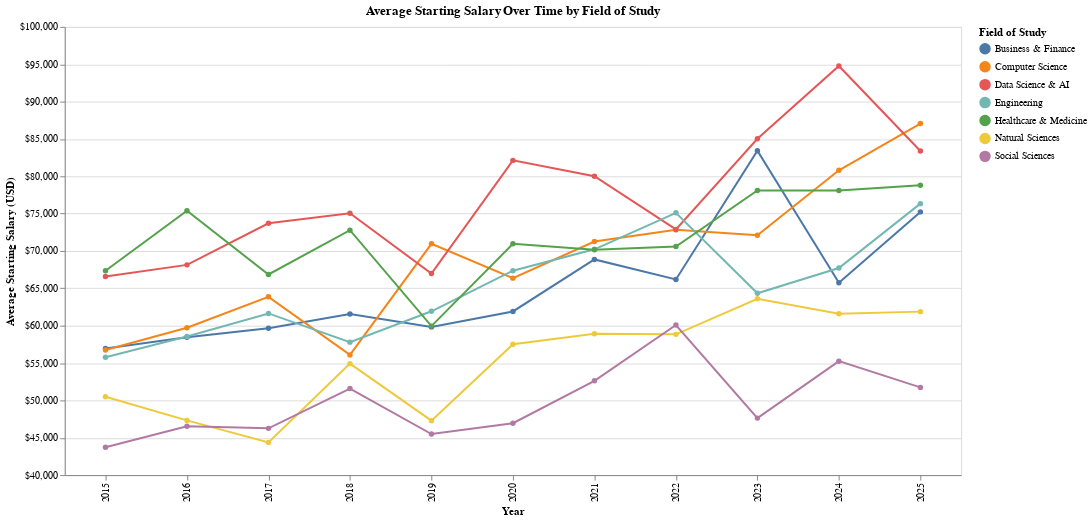

Notebook cell for this chart:
### Markdown cell above
### *Salary yearly trends*

### Code cell
salary_over_time: pd.DataFrame = (
    data.groupby(["Year", "Field_of_Study"], as_index=False)
        .agg(avg_salary=("Average_Starting_Salary_USD", "mean"))
)


highlight: alt.Parameter = alt.selection_point(fields=["Field_of_Study"], bind="legend")

line_salary_over_time: alt.Chart = (
    alt.Chart(salary_over_time)
    .mark_line(point=True)
    .encode(
        x=alt.X("Year:O", title="Year", sort="ascending"),
        y=alt.Y(
            "avg_salary:Q",
            title="Average Starting Salary (USD)",
            axis=alt.Axis(format="$,.0f"),
            scale=alt.Scale(domain=[4e4, 1e5])
        ),
        color=alt.Color("Field_of_Study:N", title="Field of Study"),
        opacity=alt.condition(highlight, alt.value(1), alt.value(0.12)),
        tooltip=[
            alt.Tooltip("Year:O", title="Year"),
            alt.Tooltip("Field_of_Study:N", title="Field of Study"),
            alt.Tooltip("avg_salary:Q", title="Avg Salary (USD)", format="$,.2f"),
        ],
    )
    .add_params(highlight)
    .properties(width=900, height=450, title="Average Starting Salary Over Time by Field of Study")
)


line_salary_over_time.save("../img/eda_plots/line_salary_over_time.png")
line_salary_over_time

### Figure 1 — Vega-Lite specification as saved in the notebook (floating-point values rounded to 4 significant figures)
{"config": {"view": {"continuousWidth": 300, "continuousHeight": 300}}, "data": {"name": "data-41cd92d218f6f6f3e5142ccc56d80c94"}, "mark": {"type": "line", "point": true}, "encoding": {"color": {"field": "Field_of_Study", "title": "Field of Study", "type": "nominal"}, "opacity": {"condition": {"param": "param_908e4d2b99287ec9", "value": 1}, "value": 0.12}, "tooltip": [{"field": "Year", "title": "Year", "type": "ordinal"}, {"field": "Field_of_Study", "title": "Field of Study", "type": "nominal"}, {"field": "avg_salary", "format": "$,.2f", "title": "Avg Salary (USD)", "type": "quantitative"}], "x": {"field": "Year", "sort": "ascending", "title": "Year", "type": "ordinal"}, "y": {"axis": {"format": "$,.0f"}, "field": "avg_salary", "scale": {"domain": [40000.0, 100000.0]}, "title": "Average Starting Salary (USD)", "type": "quantitative"}}, "height": 450, "params": [{"name": "param_908e4d2b99287ec9", "select": {"type": "point", "fields": ["Field_of_Study"]}, "bind": "legend"}], "title": "Average Starting Salary Over Time by Field of Study", "width": 900, "$schema": "https://vega.github.io/schema/vega-lite/v6.1.0.json", "datasets": {"data-41cd92d218f6f6f3e5142ccc56d80c94": [{"Year": 2015, "Field_of_Study": "Business & Finance", "avg_salary": 56960.0}, {"Year": 2015, "Field_of_Study": "Computer Science", "avg_salary": 56740.0}, {"Year": 2015, "Field_of_Study": "Data Science & AI", "avg_salary": 66580.0}, {"Year": 2015, "Field_of_Study": "Engineering", "avg_salary": 55770.0}, {"Year": 2015, "Field_of_Study": "Healthcare & Medicine", "avg_salary": 67360.0}, {"Year": 2015, "Field_of_Study": "Natural Sciences", "avg_salary": 50480.0}, {"Year": 2015, "Field_of_Study": "Social Sciences", "avg_salary": 43720.0}, {"Year": 2016, "Field_of_Study": "Business & Finance", "avg_salary": 58440.0}, {"Year": 2016, "Field_of_Study": "Computer Science", "avg_salary": 59730.0}, {"Year": 2016, "Field_of_Study": "Data Science & AI", "avg_salary": 68140.0}, {"Year": 2016, "Field_of_Study": "Engineering", "avg_salary": 58560.0}, {"Year": 2016, "Field_of_Study": "Healthcare & Medicine", "avg_salary": 75390.0}, {"Year": 2016, "Field_of_Study": "Natural Sciences", "avg_salary": 47320.0}, {"Year": 2016, "Field_of_Study": "Social Sciences", "avg_salary": 46540.0}, {"Year": 2017, "Field_of_Study": "Business & Finance", "avg_salary": 59660.0}, {"Year": 2017, "Field_of_Study": "Computer Science", "avg_salary": 63860.0}, {"Year": 2017, "Field_of_Study": "Data Science & AI", "avg_salary": 73710.0}, {"Year": 2017, "Field_of_Study": "Engineering", "avg_salary": 61640.0}, {"Year": 2017, "Field_of_Study": "Healthcare & Medicine", "avg_salary": 66860.0}, {"Year": 2017, "Field_of_Study": "Natural Sciences", "avg_salary": 44380.0}, {"Year": 2017, "Field_of_Study": "Social Sciences", "avg_salary": 46260.0}, {"Year": 2018, "Field_of_Study": "Business & Finance", "avg_salary": 61560.0}, {"Year": 2018, "Field_of_Study": "Computer Science", "avg_salary": 56090.0}, {"Year": 2018, "Field_of_Study": "Data Science & AI", "avg_salary": 75060.0}, {"Year": 2018, "Field_of_Study": "Engineering", "avg_salary": 57800.0}, {"Year": 2018, "Field_of_Study": "Healthcare & Medicine", "avg_salary": 72790.0}, {"Year": 2018, "Field_of_Study": "Natural Sciences", "avg_salary": 54920.0}, {"Year": 2018, "Field_of_Study": "Social Sciences", "avg_salary": 51590.0}, {"Year": 2019, "Field_of_Study": "Business & Finance", "avg_salary": 59840.0}, {"Year": 2019, "Field_of_Study": "Computer Science", "avg_salary": 70960.0}, {"Year": 2019, "Field_of_Study": "Data Science & AI", "avg_salary": 66980.0}, {"Year": 2019, "Field_of_Study": "Engineering", "avg_salary": 61930.0}, {"Year": 2019, "Field_of_Study": "Healthcare & Medicine", "avg_salary": 59940.0}, {"Year": 2019, "Field_of_Study": "Natural Sciences", "avg_salary": 47290.0}, {"Year": 2019, "Field_of_Study": "Social Sciences", "avg_salary": 45490.0}, {"Year": 2020, "Field_of_Study": "Business & Finance", "avg_salary": 61910.0}, {"Year": 2020, "Field_of_Study": "Computer Science", "avg_salary": 66370.0}, {"Year": 2020, "Field_of_Study": "Data Science & AI", "avg_salary": 82130.0}, {"Year": 2020, "Field_of_Study": "Engineering", "avg_salary": 67370.0}, {"Year": 2020, "Field_of_Study": "Healthcare & Medicine", "avg_salary": 70980.0}, {"Year": 2020, "Field_of_Study": "Natural Sciences", "avg_salary": 57520.0}, {"Year": 2020, "Field_of_Study": "Social Sciences", "avg_salary": 46950.0}, {"Year": 2021, "Field_of_Study": "Business & Finance", "avg_salary": 68870.0}, {"Year": 2021, "Field_of_Study": "Computer Science", "avg_salary": 71270.0}, {"Year": 2021, "Field_of_Study": "Data Science & AI", "avg_salary": 80010.0}, {"Year": 2021, "Field_of_Study": "Engineering", "avg_salary": 70230.0}, {"Year": 2021, "Field_of_Study": "Healthcare & Medicine", "avg_salary": 70160.0}, {"Year": 2021, "Field_of_Study": "Natural Sciences", "avg_salary": 58910.0}, {"Year": 2021, "Field_of_Study": "Social Sciences", "avg_salary": 52620.0}, {"Year": 2022, "Field_of_Study": "Business & Finance", "avg_salary": 66190.0}, {"Year": 2022, "Field_of_Study": "Computer Science", "avg_salary": 72840.0}, {"Year": 2022, "Field_of_Study": "Data Science & AI", "avg_salary": 72890.0}, {"Year": 2022, "Field_of_Study": "Engineering", "avg_salary": 75110.0}, {"Year": 2022, "Field_of_Study": "Healthcare & Medicine", "avg_salary": 70590.0}, {"Year": 2022, "Field_of_Study": "Natural Sciences", "avg_salary": 58840.0}, {"Year": 2022, "Field_of_Study": "Social Sciences", "avg_salary": 60090.0}, {"Year": 2023, "Field_of_Study": "Business & Finance", "avg_salary": 83430.0}, {"Year": 2023, "Field_of_Study": "Computer Science", "avg_salary": 72100.0}, {"Year": 2023, "Field_of_Study": "Data Science & AI", "avg_salary": 85030.0}, {"Year": 2023, "Field_of_Study": "Engineering", "avg_salary": 64340.0}, {"Year": 2023, "Field_of_Study": "Healthcare & Medicine", "avg_salary": 78100.0}, {"Year": 2023, "Field_of_Study": "Natural Sciences", "avg_salary": 63590.0}, {"Year": 2023, "Field_of_Study": "Social Sciences", "avg_salary": 47630.0}, {"Year": 2024, "Field_of_Study": "Business & Finance", "avg_salary": 65740.0}, {"Year": 2024, "Field_of_Study": "Computer Science", "avg_salary": 80800.0}, {"Year": 2024, "Field_of_Study": "Data Science & AI", "avg_salary": 94770.0}, {"Year": 2024, "Field_of_Study": "Engineering", "avg_salary": 67730.0}, {"Year": 2024, "Field_of_Study": "Healthcare & Medicine", "avg_salary": 78100.0}, {"Year": 2024, "Field_of_Study": "Natural Sciences", "avg_salary": 61590.0}, {"Year": 2024, "Field_of_Study": "Social Sciences", "avg_salary": 55250.0}, {"Year": 2025, "Field_of_Study": "Business & Finance", "avg_salary": 75240.0}, {"Year": 2025, "Field_of_Study": "Computer Science", "avg_salary": 87060.0}, {"Year": 2025, "Field_of_Study": "Data Science & AI", "avg_salary": 83390.0}, {"Year": 2025, "Field_of_Study": "Engineering", "avg_salary": 76340.0}, {"Year": 2025, "Field_of_Study": "Healthcare & Medicine", "avg_salary": 78810.0}, {"Year": 2025, "Field_of_Study": "Natural Sciences", "avg_salary": 61880.0}, {"Year": 2025, "Field_of_Study": "Social Sciences", "avg_salary": 51740.0}]}}
